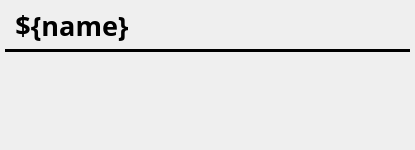
<?xml version="1.0" encoding="UTF-8"?>
<ui version="4.0">
 <class>Form</class>
 <widget class="QWidget" name="Form">
  <property name="geometry">
   <rect>
    <x>0</x>
    <y>0</y>
    <width>415</width>
    <height>150</height>
   </rect>
  </property>
  <property name="sizePolicy">
   <sizepolicy hsizetype="Preferred" vsizetype="Preferred">
    <horstretch>0</horstretch>
    <verstretch>0</verstretch>
   </sizepolicy>
  </property>
  <property name="minimumSize">
   <size>
    <width>300</width>
    <height>150</height>
   </size>
  </property>
  <property name="maximumSize">
   <size>
    <width>600</width>
    <height>300</height>
   </size>
  </property>
  <property name="sizeIncrement">
   <size>
    <width>1</width>
    <height>1</height>
   </size>
  </property>
  <property name="baseSize">
   <size>
    <width>400</width>
    <height>200</height>
   </size>
  </property>
  <property name="windowTitle">
   <string>Form</string>
  </property>
  <layout class="QVBoxLayout" name="main_layout" stretch="0,0,0">
   <property name="spacing">
    <number>3</number>
   </property>
   <property name="sizeConstraint">
    <enum>QLayout::SetDefaultConstraint</enum>
   </property>
   <property name="leftMargin">
    <number>5</number>
   </property>
   <property name="topMargin">
    <number>5</number>
   </property>
   <property name="rightMargin">
    <number>5</number>
   </property>
   <property name="bottomMargin">
    <number>5</number>
   </property>
   <item>
    <layout class="QHBoxLayout" name="button_layout" stretch="1,0">
     <property name="spacing">
      <number>2</number>
     </property>
     <property name="leftMargin">
      <number>10</number>
     </property>
     <property name="topMargin">
      <number>2</number>
     </property>
     <property name="rightMargin">
      <number>2</number>
     </property>
     <property name="bottomMargin">
      <number>2</number>
     </property>
     <item alignment="Qt::AlignLeft">
      <widget class="QLabel" name="name_label">
       <property name="sizePolicy">
        <sizepolicy hsizetype="Preferred" vsizetype="Preferred">
         <horstretch>0</horstretch>
         <verstretch>0</verstretch>
        </sizepolicy>
       </property>
       <property name="font">
        <font>
         <family>Sans Serif</family>
         <pointsize>20</pointsize>
         <weight>75</weight>
         <bold>true</bold>
         <kerning>true</kerning>
        </font>
       </property>
       <property name="text">
        <string>${name}</string>
       </property>
       <property name="scaledContents">
        <bool>false</bool>
       </property>
       <property name="alignment">
        <set>Qt::AlignCenter</set>
       </property>
      </widget>
     </item>
     <item>
      <spacer name="horizontalSpacer">
       <property name="orientation">
        <enum>Qt::Horizontal</enum>
       </property>
       <property name="sizeHint" stdset="0">
        <size>
         <width>40</width>
         <height>20</height>
        </size>
       </property>
      </spacer>
     </item>
    </layout>
   </item>
   <item>
    <widget class="QFrame" name="underline">
     <property name="autoFillBackground">
      <bool>false</bool>
     </property>
     <property name="styleSheet">
      <string notr="true"/>
     </property>
     <property name="frameShape">
      <enum>QFrame::HLine</enum>
     </property>
     <property name="frameShadow">
      <enum>QFrame::Plain</enum>
     </property>
     <property name="lineWidth">
      <number>10</number>
     </property>
    </widget>
   </item>
   <item>
    <layout class="QHBoxLayout" name="horizontalLayout" stretch="1,0">
     <property name="bottomMargin">
      <number>2</number>
     </property>
     <item>
      <widget class="PyDMImageView" name="PyDMImageView">
       <property name="toolTip">
        <string/>
       </property>
       <property name="colorMap" stdset="0">
        <enum>PyDMImageView::Monochrome</enum>
       </property>
       <property name="imageChannel" stdset="0">
        <string>sig://${name}_image</string>
       </property>
      </widget>
     </item>
     <item>
      <layout class="QVBoxLayout" name="verticalLayout">
       <property name="topMargin">
        <number>2</number>
       </property>
       <item>
        <widget class="TyphonSignalPanel" name="hint_panel">
         <property name="toolTip">
          <string/>
         </property>
         <property name="whatsThis">
          <string>
    Panel of Signals for Device
    </string>
         </property>
         <property name="showNormal" stdset="0">
          <bool>true</bool>
         </property>
         <property name="showConfig" stdset="0">
          <bool>false</bool>
         </property>
         <property name="showOmitted" stdset="0">
          <bool>false</bool>
         </property>
        </widget>
       </item>
       <item>
        <spacer name="verticalSpacer">
         <property name="orientation">
          <enum>Qt::Vertical</enum>
         </property>
         <property name="sizeHint" stdset="0">
          <size>
           <width>20</width>
           <height>40</height>
          </size>
         </property>
        </spacer>
       </item>
      </layout>
     </item>
    </layout>
   </item>
  </layout>
 </widget>
 <customwidgets>
  <customwidget>
   <class>TyphonSignalPanel</class>
   <extends>QWidget</extends>
   <header>typhon.signal</header>
  </customwidget>
  <customwidget>
   <class>PyDMImageView</class>
   <extends>QWidget</extends>
   <header>pydm.widgets.image</header>
  </customwidget>
 </customwidgets>
 <resources/>
 <connections/>
</ui>
